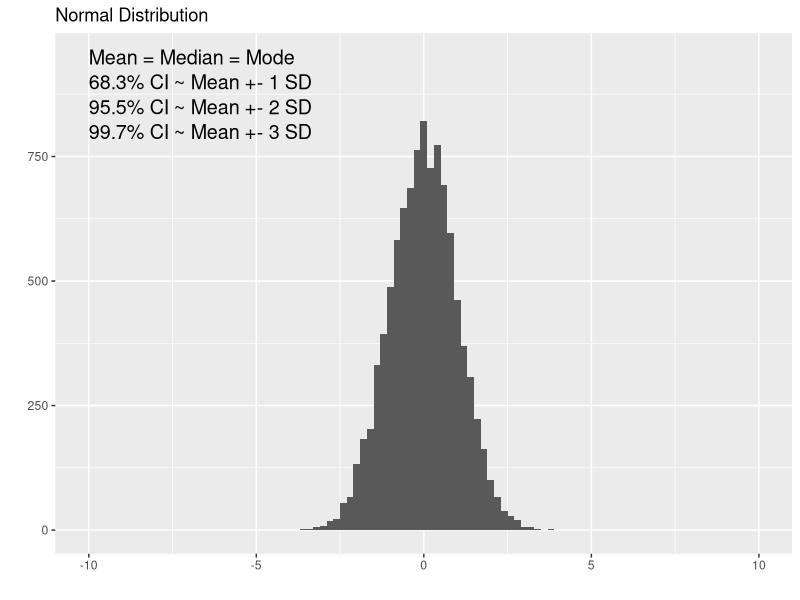
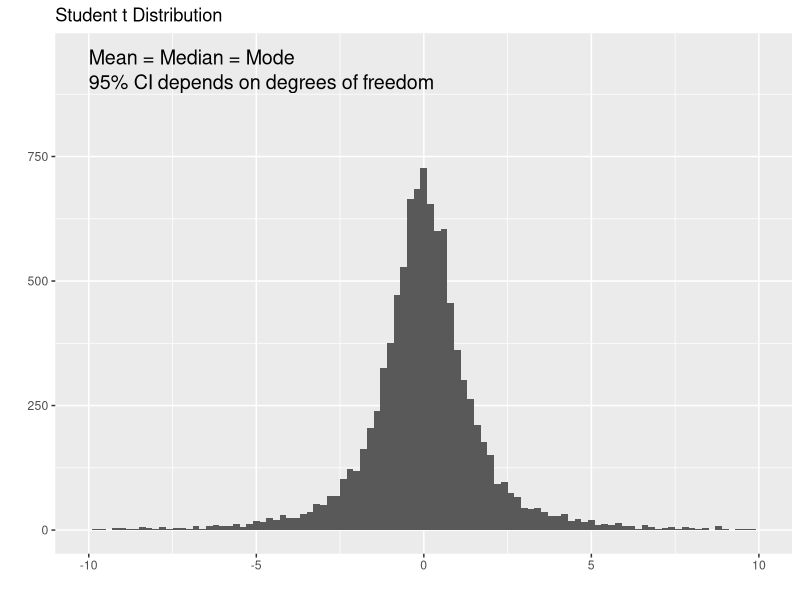
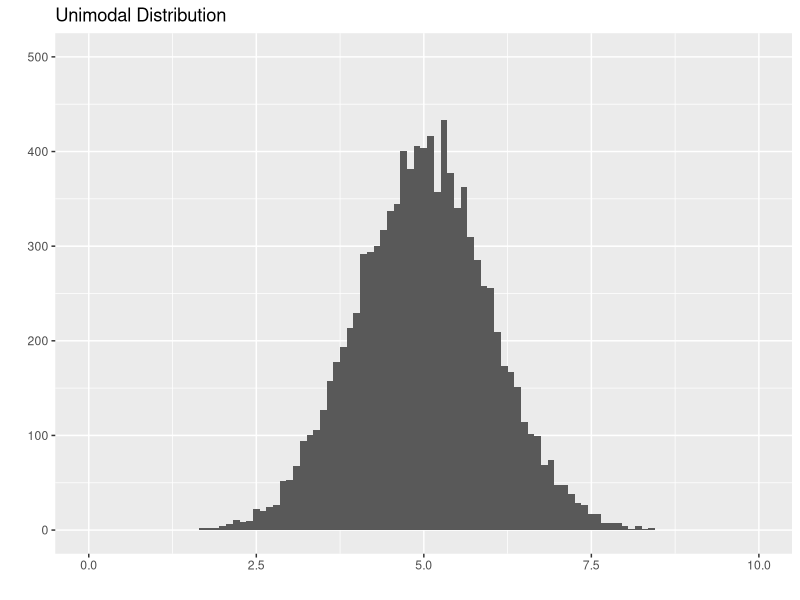
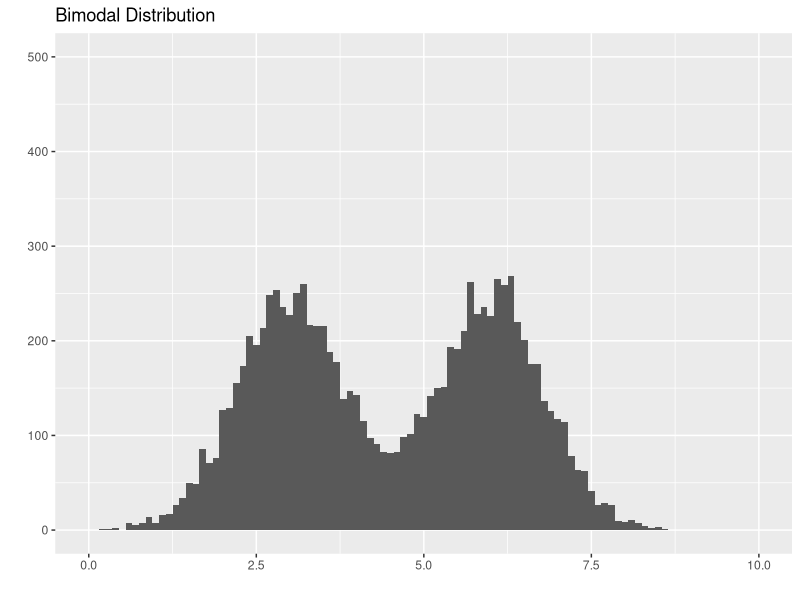
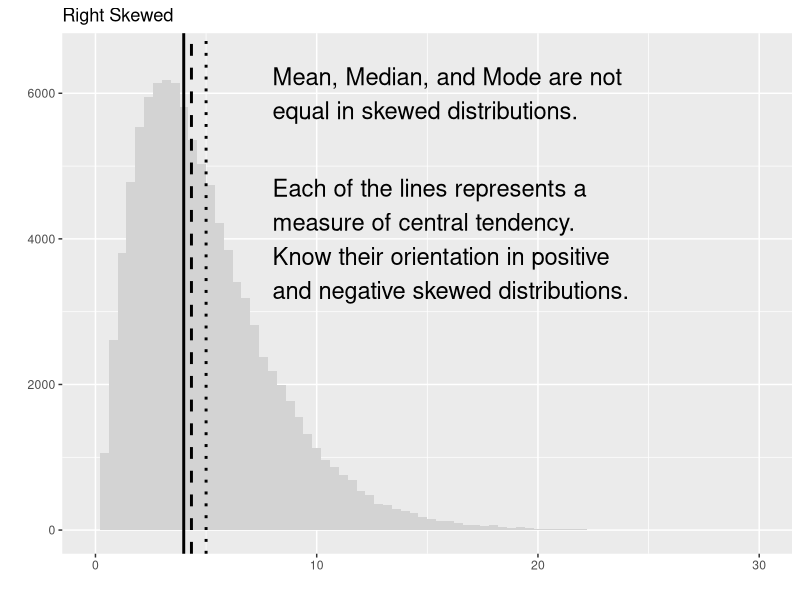
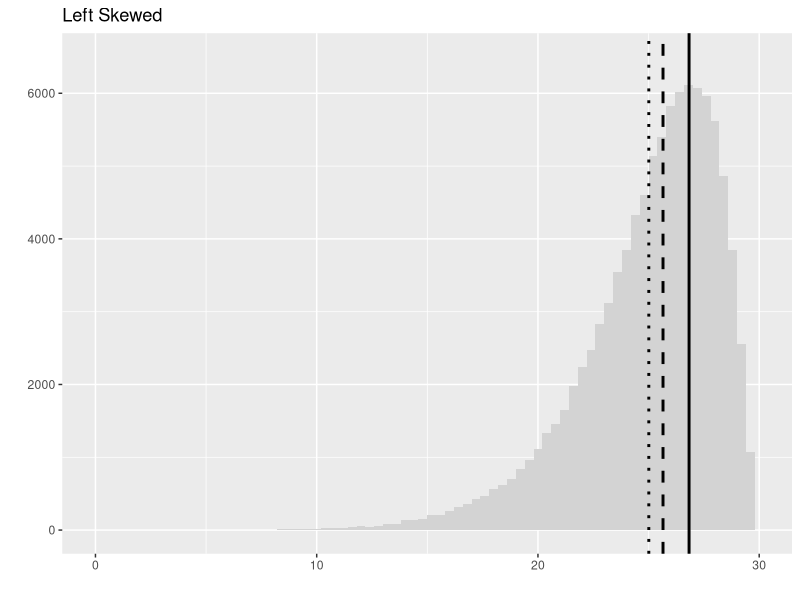
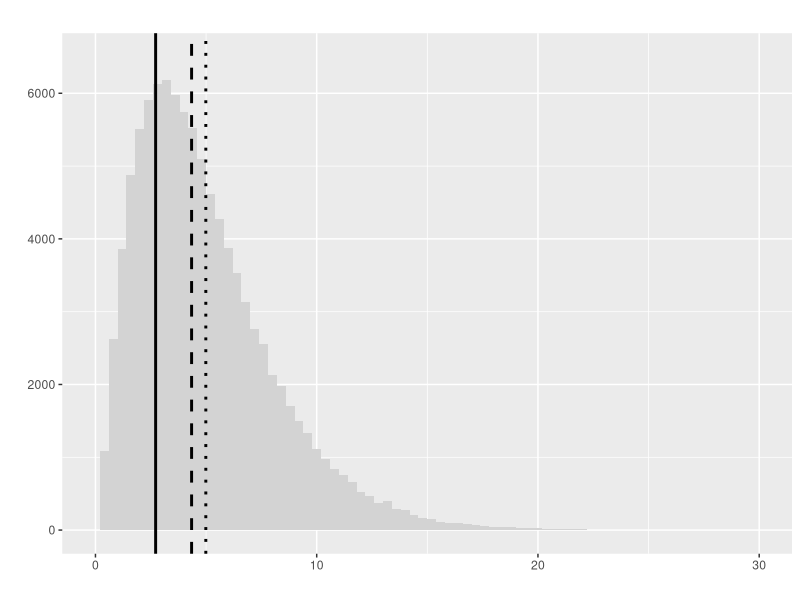
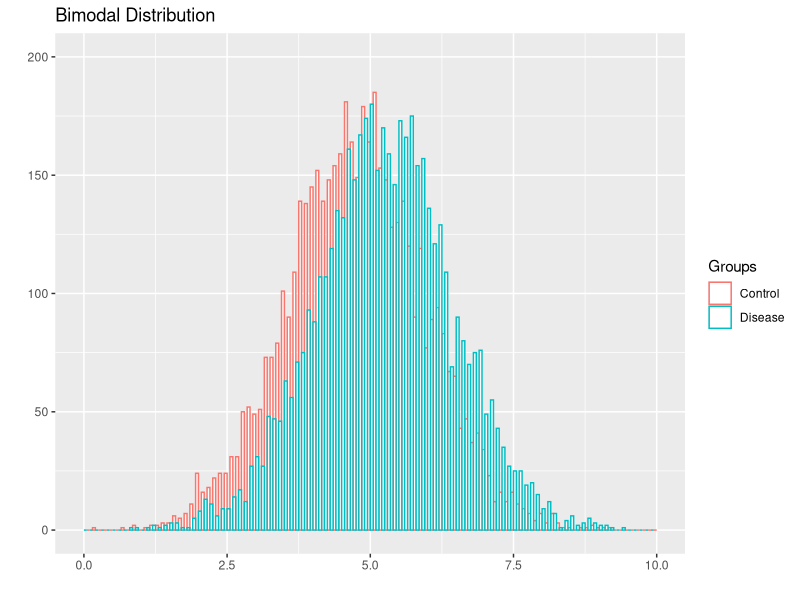

These charts were generated, in order, by the following R code:
## ---- chunk 1
library(ggplot2)
library(cowplot)
norm <- rnorm(10000, sd = 1)
ggplot(data.frame(data = norm), aes(data)) + 
  geom_histogram(binwidth = 0.2) + 
  xlim(-10, 10) + 
  ylim(0, 950) +
  ggtitle("Normal Distribution") + 
  labs(x="", y="") +
  annotate("text", x = -10, y = 950, label = "Mean = Median = Mode", size=5, hjust = 0) +
  annotate("text", x = -10, y = 900, label = "68.3% CI ~ Mean +- 1 SD", size=5, hjust = 0) +
  annotate("text", x = -10, y = 850, label = "95.5% CI ~ Mean +- 2 SD", size=5, hjust = 0) +
  annotate("text", x = -10, y = 800, label = "99.7% CI ~ Mean +- 3 SD", size=5, hjust = 0)
## ---- chunk 2
library(ggplot2)
library(cowplot)
studentt <- rt(10000, df=2)
ggplot(data.frame(data = studentt), aes(data)) + 
  geom_histogram(binwidth = 0.2)  + 
  xlim(-10, 10) + 
  ylim(0, 950) +
  ggtitle("Student t Distribution") + 
  labs(x="", y="") +
  annotate("text", x = -10, y = 950, label = "Mean = Median = Mode", size=5, hjust = 0) +
  annotate("text", x = -10, y = 900, label = "95% CI depends on degrees of freedom", size=5, hjust = 0)
## ---- chunk 3
library(ggplot2)
library(cowplot)
norm <- rnorm(10000, mean = 5, sd = 1)
ggplot(data.frame(data = norm), aes(data)) + 
  geom_histogram(binwidth = 0.1) + 
  xlim(0, 10) + 
  ylim(0, 500) +
  ggtitle("Unimodal Distribution") + 
  labs(x="", y="")
## ---- chunk 4
library(ggplot2)
library(cowplot)
norm1 <- rnorm(5000, mean = 3, sd = 0.8)
norm2 <- rnorm(5000, mean = 6, sd = 0.8)
ggplot(data.frame(data = c(norm1, norm2)), aes(data)) + 
  geom_histogram(binwidth = 0.1) + 
  xlim(0, 10) + 
  ylim(0, 500) +
  ggtitle("Bimodal Distribution") + 
  labs(x="", y="")
## ---- chunk 5
library(ggplot2)
library(cowplot)
Mode <- function(x) {
  ux <- unique(x)
  ux[which.max(tabulate(match(x, ux)))]
}
r.skew <- rchisq(100000, df = 5)
ggplot(data.frame(data = r.skew), aes(data)) +
  geom_histogram(binwidth = 0.4, fill = 'lightgray') + 
  geom_vline(xintercept = mean(r.skew), linetype = 'dotted', lwd = 1) +
  geom_vline(xintercept = median(r.skew), linetype = "dashed", lwd = 1) +
  geom_vline(xintercept = Mode(round(r.skew, digits = 2)), linetype = "solid", lwd = 1) +
  xlim(0, 30) + 
  ylim(0, 6500) +
  ggtitle("Right Skewed") + 
  labs(x="", y="") +
  annotate("text", x = 8, y = 6000, label = "Mean, Median, and Mode are not\nequal in skewed distributions.", size = 6, hjust = 0) +
  annotate("text", x = 8, y = 4000, label = "Each of the lines represents a\nmeasure of central tendency.\nKnow their orientation in positive\nand negative skewed distributions.", size = 6, hjust = 0)
## ---- chunk 6
library(ggplot2)
library(cowplot)
Mode <- function(x) {
  ux <- unique(x)
  ux[which.max(tabulate(match(x, ux)))]
}
l.skew <- 30 - rchisq(100000, df = 5)
ggplot(data.frame(data = l.skew), aes(data)) + 
  geom_histogram(binwidth = 0.4, fill = 'lightgray') + 
  geom_vline(xintercept = mean(l.skew), linetype = 'dotted', lwd = 1) +
  geom_vline(xintercept = median(l.skew), linetype = "dashed", lwd = 1) +
  geom_vline(xintercept = Mode(round(l.skew, digits = 2)), linetype = "solid", lwd = 1) +
  xlim(0, 30) + 
  ylim(0, 6500) +
  ggtitle("Left Skewed") + 
  labs(x="", y="")
## ---- chunk 7
library(ggplot2)
library(cowplot)
Mode <- function(x) {
  ux <- unique(x)
  ux[which.max(tabulate(match(x, ux)))]
}
r.skew <- rchisq(100000, df = 5)
ggplot(data.frame(data = r.skew), aes(data)) +
  geom_histogram(binwidth = 0.4, fill = 'lightgray') + 
  geom_vline(xintercept = mean(r.skew), linetype = 'dotted', lwd = 1) +
  geom_vline(xintercept = median(r.skew), linetype = "dashed", lwd = 1) +
  geom_vline(xintercept = Mode(round(r.skew, digits = 2)), linetype = "solid", lwd = 1) +
  xlim(0, 30) + 
  ylim(0, 6500) +
  ggtitle("") + 
  labs(x="", y="")
## ---- chunk 8
library(ggplot2)
library(cowplot)
norm1 <- rnorm(5000, mean = 4.75, sd = 1.2)
norm2 <- rnorm(5000, mean = 5.25, sd = 1.2)
ggplot(data.frame(data = c(norm1, norm2), Groups = c(rep('Control', length(norm1)), rep('Disease', length(norm2)))), aes(data, color = Groups)) + 
  geom_histogram(binwidth = 0.1, fill = 'white', position="dodge") + 
  xlim(0, 10) + 
  ylim(0, 200) +
  ggtitle("Bimodal Distribution") + 
  labs(x="", y="")
## ---- chunk 9
  norm1 <- rnorm(5000, mean = 4.75, sd = 1.2)
  norm2 <- rnorm(5000, mean = 5.25, sd = 1.2)
  (t.test(norm1, norm2))$p.value
## ---- chunk 10
library(ggplot2)
library(cowplot)
pos <- ggplot(mtcars, aes(x=wt, y=hp)) + 
  geom_point() + 
  ggtitle("Positive Correlation") + 
  labs(x="Weight", y="Horse Power")
neg <- ggplot(mtcars, aes(x=wt, y=mpg)) + 
  geom_point() + 
  ggtitle("Negative Correlation") + 
  labs(x="Weight", y="Fuel Efficiency (mpg)")

plot_grid(pos, neg)
## ---- chunk 11
library(ggplot2)
library(cowplot)
pos <- ggplot(mtcars, aes(x=wt, y=hp)) + 
  geom_point() + 
  geom_smooth(method='lm',formula=y~x) +
  ggtitle("Positive Correlation") + 
  labs(x="Weight", y="Horse Power")
show(pos)
## ---- chunk 12
library(ggplot2)
library(cowplot)
norm1 <- rnorm(5000, mean = 4.25, sd = 1.5)
norm2 <- rnorm(5000, mean = 7.75, sd = 1.5)
ggplot(data.frame(data = c(norm1, norm2), Groups = c(rep('Control', length(norm1)), rep('Disease', length(norm2)))), aes(data, fill = Groups)) + 
  geom_density(alpha=0.2) + 
  geom_vline(xintercept = 6, linetype = 'solid', lwd = 1) +
  scale_fill_manual(values = c("Control" = "blue", "Disease" = "red")) +
  labs(x="Cancer Biomarker", y="Fraction of Patients") +
  annotate("text", x = 1.5, y = 0.02, label = "True\nNegative", size=5, hjust = 0) +
  annotate("text", x = 4.7, y = 0.02, label = "False\nNegative", size=5, hjust = 0) +
  annotate("text", x = 6.35, y = 0.02, label = "False\nPositive", size=5, hjust = 0) +
  annotate("text", x = 9.2, y = 0.02, label = "True\nPositive", size=5, hjust = 0)
## ---- chunk 13
library(ggplot2)
library(cowplot)
norm1 <- rnorm(5000, mean = 4.25, sd = 1.5)
norm2 <- rnorm(5000, mean = 7.75, sd = 1.5)
ggplot(data.frame(data = c(norm1, norm2), Groups = c(rep('Control', length(norm1)), rep('Disease', length(norm2)))), aes(data, fill = Groups)) + 
  geom_density(alpha=0.2) + 
  geom_vline(xintercept = 6, linetype = 'solid', lwd = 1) +
  scale_fill_manual(values = c("Control" = "white", "Disease" = "red")) +
  labs(x="Cancer Biomarker", y="Fraction of Patients") +
  annotate("text", x = 1.5, y = 0.02, label = "True\nNegative", size=5, hjust = 0, color = '#dddddd') +
  annotate("text", x = 4.7, y = 0.02, label = "False\nNegative", size=5, hjust = 0) +
  annotate("text", x = 6.35, y = 0.02, label = "False\nPositive", size=5, hjust = 0, color = '#dddddd') +
  annotate("text", x = 9.2, y = 0.02, label = "True\nPositive", size=5, hjust = 0)
## ---- chunk 14
library(ggplot2)
library(cowplot)
norm1 <- rnorm(5000, mean = 4.25, sd = 1.5)
norm2 <- rnorm(5000, mean = 7.75, sd = 1.5)
ggplot(data.frame(data = c(norm1, norm2), Groups = c(rep('Control', length(norm1)), rep('Disease', length(norm2)))), aes(data, fill = Groups)) + 
  geom_density(alpha=0.2) + 
  geom_vline(xintercept = 6, linetype = 'solid', lwd = 1) +
  scale_fill_manual(values = c("Control" = "blue", "Disease" = "white")) +
  labs(x="Cancer Biomarker", y="Fraction of Patients") +
  annotate("text", x = 1.5, y = 0.02, label = "True\nNegative", size=5, hjust = 0) +
  annotate("text", x = 4.7, y = 0.02, label = "False\nNegative", size=5, hjust = 0, color = '#dddddd') +
  annotate("text", x = 6.35, y = 0.02, label = "False\nPositive", size=5, hjust = 0) +
  annotate("text", x = 9.2, y = 0.02, label = "True\nPositive", size=5, hjust = 0, color = '#dddddd')
## ---- chunk 15
library(ggplot2)
library(cowplot)
n = 1000
prevalence <- seq(0, 1, by = 0.001)
sensitivity <- 0.9
specificity <- 0.9
TP <- n * prevalence
TN <- n - TP
FP <- n * (1 - specificity)
FN <- n * prevalence * (1 - sensitivity)
PPV <- TP / (TP + FP)
data <- data.frame(x = prevalence, y = PPV)
ggplot(data, aes(x = x, y = y)) + 
  geom_line() +
  ylim(0, 1) + 
  labs(x="Prevalence", y="Positive Predictive Value")
## ---- chunk 16
library(ggplot2)
library(cowplot)
norm1 <- rnorm(5000, mean = 4.25, sd = 1.5)
norm2 <- rnorm(5000, mean = 7.75, sd = 1.5)
ggplot(data.frame(data = c(norm1, norm2), Groups = c(rep('Control', length(norm1)), rep('Disease', length(norm2)))), aes(data, fill = Groups)) + 
  geom_density(alpha=0.2) + 
  geom_vline(xintercept = 5, linetype = 'solid', lwd = 1) +
  geom_vline(xintercept = 7, linetype = 'dotted', lwd = 1) +
  scale_fill_manual(values = c("Control" = "blue", "Disease" = "red")) +
  labs(x="Cancer Biomarker", y="Fraction of Patients")
